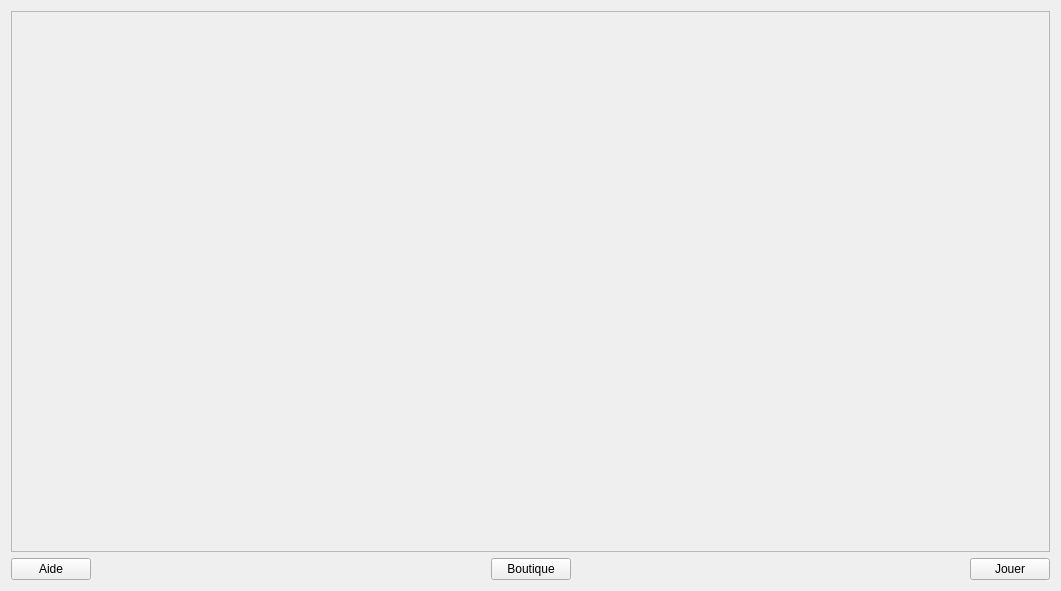
<?xml version="1.0" encoding="UTF-8"?>
<ui version="4.0">
 <class>Launcher</class>
 <widget class="QWidget" name="Launcher">
  <property name="geometry">
   <rect>
    <x>0</x>
    <y>0</y>
    <width>1061</width>
    <height>591</height>
   </rect>
  </property>
  <property name="windowTitle">
   <string>Form</string>
  </property>
  <layout class="QGridLayout" name="gridLayout">
   <item row="1" column="1">
    <spacer name="horizontalSpacer">
     <property name="orientation">
      <enum>Qt::Horizontal</enum>
     </property>
     <property name="sizeHint" stdset="0">
      <size>
       <width>40</width>
       <height>20</height>
      </size>
     </property>
    </spacer>
   </item>
   <item row="1" column="0">
    <widget class="QPushButton" name="helpButton">
     <property name="text">
      <string>Aide</string>
     </property>
    </widget>
   </item>
   <item row="1" column="2">
    <widget class="QPushButton" name="DLCButton">
     <property name="text">
      <string>Boutique</string>
     </property>
    </widget>
   </item>
   <item row="1" column="3">
    <spacer name="horizontalSpacer_2">
     <property name="orientation">
      <enum>Qt::Horizontal</enum>
     </property>
     <property name="sizeHint" stdset="0">
      <size>
       <width>40</width>
       <height>20</height>
      </size>
     </property>
    </spacer>
   </item>
   <item row="1" column="4">
    <widget class="QPushButton" name="playButton">
     <property name="text">
      <string>Jouer</string>
     </property>
    </widget>
   </item>
   <item row="0" column="0" colspan="5">
    <widget class="QFrame" name="frame">
     <property name="frameShape">
      <enum>QFrame::StyledPanel</enum>
     </property>
     <property name="frameShadow">
      <enum>QFrame::Raised</enum>
     </property>
     <layout class="QVBoxLayout" name="verticalLayout_2"/>
    </widget>
   </item>
  </layout>
 </widget>
 <resources/>
 <connections/>
</ui>
